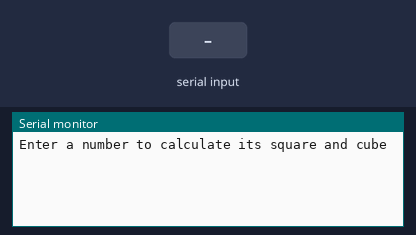
Bench run of a sketch on a simulated Arduino Uno, built with avr-gcc and run on an emulated ATmega328P. Shown: the last lines printed to the serial monitor. Inputs (shaded band) come from the test bench.

Above: at 1.2 s.
1.3 s: "90,45\n" received over Serial
At 2.3 s:
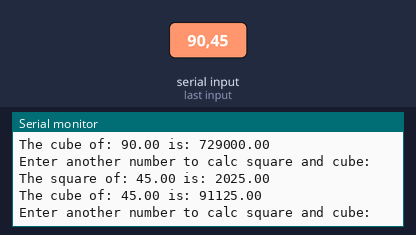
2.8 s: "30,150\n" received over Serial
At 2.94 s:
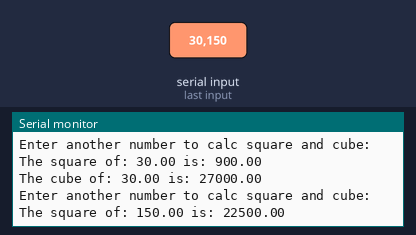
Timing chart, 0 to 5.8 s (numbered marks = the images above; inputs shaded):
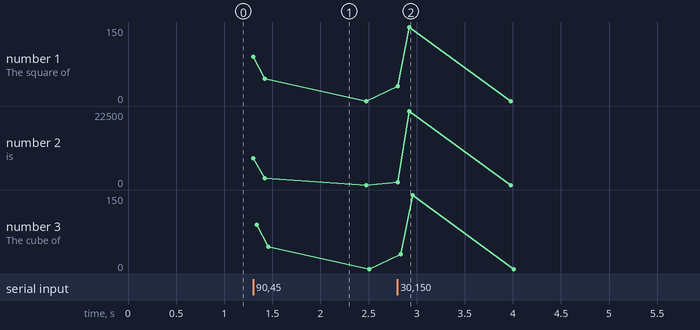

Measured:
- after the input at 1.3 s, the serial monitor: prints a new line at once (image 1)
- after the input at 2.8 s, the serial monitor: prints a new line at once (image 2)

The sketch:

numsquarecube.ino
```cpp
void setup()
{
  Serial.begin(9600);
  Serial.println("Enter a number to calculate its square and cube");
}

void loop()
{
  if(Serial.available() > 0)
  {
	double num = Serial.parseInt();
    double square = num * num;
    double cube = num * num * num;
    Serial.print("The square of: ");
    Serial.print(num);
    Serial.print(" is: ");
    Serial.println(square);
    Serial.print("The cube of: ");
    Serial.print(num);
    Serial.print(" is: ");
    Serial.println(cube);
    Serial.println("Enter another number to calc square and cube: ");
  }
}
```

1pot.cpp
```cpp
const int potPin = A0;
const int green = 11;
const int blue = 10;
const int red = 9;

void setup()
{
  pinMode(potPin, INPUT);
  pinMode(green, OUTPUT);
  pinMode(blue, OUTPUT);
  pinMode(red, OUTPUT);
  Serial.begin(9600);
}


void loop()
{
  int potValue = analogRead(potPin) / 4;
  Serial.print("Current Brightness (0-255): ");
  Serial.println(potValue);

  analogWrite(green,potValue);
  analogWrite(blue,potValue);
  analogWrite(red, potValue);

}
```

LEDcounter.cpp
```cpp
const int greenLedPin = 11; // Green LED pin
const int yellowLedPin = 12; // Yellow LED pin
const int redLedPin = 13;    // Red LED pin

int counter = 0;

void setup() {
  pinMode(greenLedPin, OUTPUT);
  pinMode(yellowLedPin, OUTPUT);
  pinMode(redLedPin, OUTPUT);
  Serial.begin(9600);
}

void loop() {
  counter++;
  Serial.print("Counter: ");
  Serial.println(counter);

  if (counter < 100) {
    digitalWrite(greenLedPin, HIGH);
    digitalWrite(yellowLedPin, LOW);
    digitalWrite(redLedPin, LOW);
  } else if (counter >= 100 && counter <= 200) {
    digitalWrite(greenLedPin, LOW);
    digitalWrite(yellowLedPin, HIGH);
    digitalWrite(redLedPin, LOW);
  } else if (counter > 200) {
    digitalWrite(greenLedPin, LOW);
    digitalWrite(yellowLedPin, LOW);
    digitalWrite(redLedPin, HIGH);
  }

  if (counter >= 300) {
    counter = 0;
  }

  delay(100);
}
```
